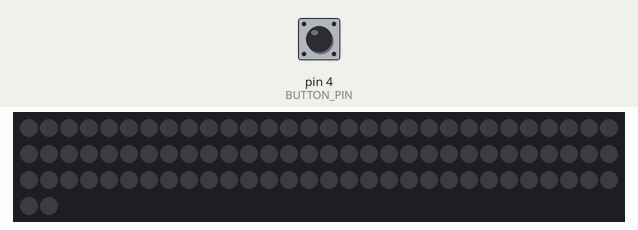
The sketch below on a simulated Arduino Uno, built with avr-gcc and run on an emulated ATmega328P. Shown: 92 RGB LEDs in strip order, left to right, continuing on the next row. The inputs (shaded band) are chosen by the test bench; at power-on: pin 4 (BUTTON_PIN) HIGH. The strip is taken to match the declared colour order; random numbers use the default seed unless the sketch sets one.

Above: at 1.2 s.
1.3 s: pin 4 (BUTTON_PIN) pulled LOW for 0.15 s
At 2.9 s:
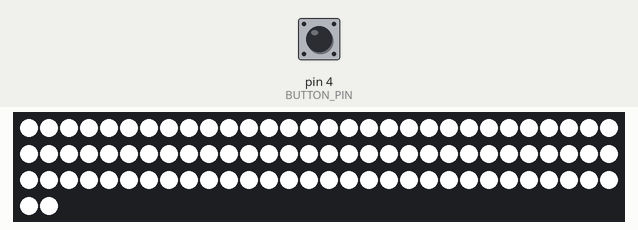
3.3 s: pin 4 (BUTTON_PIN) pulled LOW for 1 s
At 5.2 s:
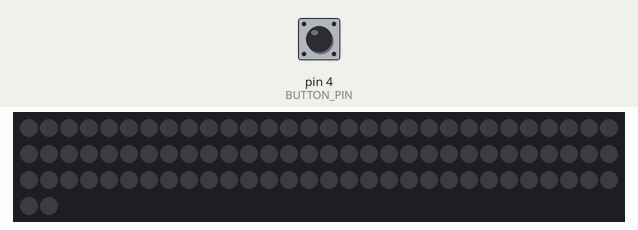
5.8 s: pin 4 (BUTTON_PIN) pulled LOW for 3.2 s
At 7.1 s:
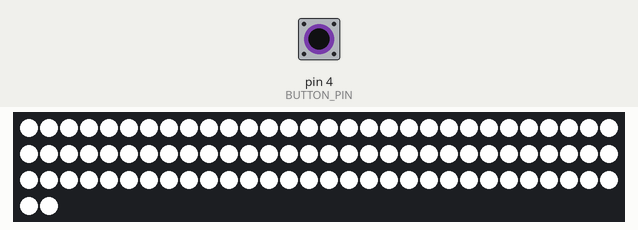
Timing chart, 0 to 8.8 s (numbered marks = the images above; inputs shaded):
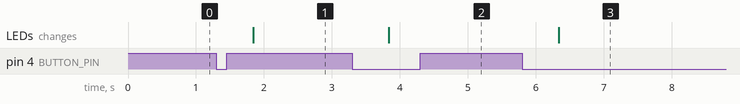

Measured:
- after the input at 1.3 s, the LEDs: change after 0.55 s (image 1)
- after the input at 3.3 s, the LEDs: change after 0.54 s (image 2)
- after the input at 5.8 s, the LEDs: change after 0.54 s (image 3)

The sketch:

light.ino
```cpp
#include <Adafruit_NeoPixel.h>

#define LED_COUNT 92
#define LED_PIN 13
#define BUTTON_PIN 4

Adafruit_NeoPixel strip(LED_COUNT, LED_PIN, NEO_RGBW + NEO_KHZ800);\
bool status = false;
bool lightsCanChange = true;
bool lightsAreChanging = false;
unsigned long holdMillis = 0;

void setup() {
  pinMode(BUTTON_PIN, INPUT_PULLUP);

  strip.begin();
  strip.show();
}

void loop() {

  int buttonValue = digitalRead(BUTTON_PIN);
  if (buttonValue == HIGH)
  {
    holdMillis = -1;
    lightsCanChange = true;
  }
  else if (lightsCanChange)
  {
    if (holdMillis == -1)
    {
      holdMillis = millis();
    }
    else if (!lightsAreChanging && millis() - holdMillis > 100)
    {
      lightsCanChange = false;
      lightsAreChanging = true;
      changeLight();
      lightsAreChanging = false;
    }
  }
}

void changeLight()
{
  long rand = random(4);

  if (status) // TURN OFF
  {
    status = false;

    if (rand == 0) // Sweep start to end
    {
      for (int i = 0; i < LED_COUNT; i++)
      {
        strip.setPixelColor(i, 0, 0, 0, 0);
        strip.show();
      }
    }
    else if (rand == 1) // Fade all
    {
      for (int i = 84; i >= 0; i--)
      {
        for (int k = 0; k < LED_COUNT; k++)
        {
          strip.setPixelColor(k, 0, 0, round(i * 0.588), i * 3);
        }
        strip.show();
        delay(1);
      }
    }
    else if (rand == 2) // Sweep end to start
    {
      for (int i = LED_COUNT - 1; i >= 0; i--)
      {
        strip.setPixelColor(i, 0, 0, 0, 0);
        strip.show();
      }
    }
    else if (rand == 3) // Turn off in random order
    {
      int arr[LED_COUNT];
      for (int i = 0; i < LED_COUNT; i++)
      {
        arr[i] = i;
      }
      for (int i = 0; i < LED_COUNT; i++)
      {
        int n = random(0, LED_COUNT);
        int temp = arr[n];
        arr[n] =  arr[i];
        arr[i] = temp;
      }

      for (int i = 0; i < LED_COUNT; i++)
      {
        strip.setPixelColor(arr[i], 0, 0, 0, 0);
        strip.show();
      }
    }
  }
  else // TURN ON
  {
    status = true;

    if (rand == 0) // Sweep start to end
    {
      for (int i = 0; i < LED_COUNT; i++)
      {
        strip.setPixelColor(i, 0, 0, 50, 255);
        strip.show();
      }
    }
    else if (rand == 1) // Fade all
    {
      for (int i = 1; i <= 85; i++)
      {
        for (int k = 0; k < LED_COUNT; k++)
        {
          strip.setPixelColor(k, 0, 0, round(i * 0.588), i * 3);
        }
        strip.show();
        delay(1);
      }
    }
    else if (rand == 2) // Sweep end to start
    {
      for (int i = LED_COUNT - 1; i >= 0; i--)
      {
        strip.setPixelColor(i, 0, 0, 50, 255);
        strip.show();
      }
    }
    else if (rand == 3) // Turn on in random order
    {
      int arr[LED_COUNT];
      for (int i = 0; i < LED_COUNT; i++)
      {
        arr[i] = i;
      }
      for (int i = 0; i < LED_COUNT; i++)
      {
        int n = random(0, LED_COUNT);
        int temp = arr[n];
        arr[n] =  arr[i];
        arr[i] = temp;
      }

      for (int i = 0; i < LED_COUNT; i++)
      {
        strip.setPixelColor(arr[i], 0, 0, 50, 255);
        strip.show();
      }
    }
  }
}
```
